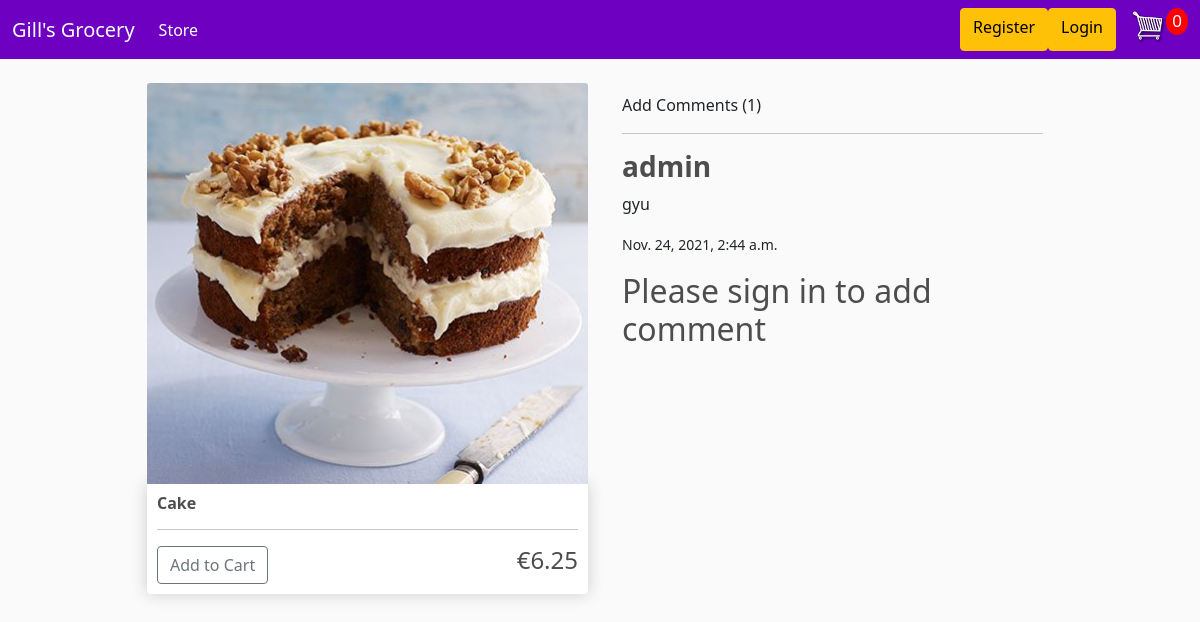
Page /details/2/ on the committed database.
### store/models.py (models this page shows, shortened)
class Product(models.Model):
    name=models.CharField(max_length=200, null=True)
    price=models.DecimalField(max_digits=7, decimal_places=2)
    digital=models.BooleanField(default=False, null=True, blank=False)
    image=models.ImageField(null=True, blank=True)
    @property
    def imageURL(self):
        try:
            url= self.image.url
        except:
            url=''
        return url

class Comment(models.Model):
	product = models.ForeignKey(Product, related_name="comments", on_delete=models.CASCADE)
	commenter= models.CharField(max_length=200, null=True)
	commenter_body= models.TextField()
	date_added= models.DateTimeField(auto_now_add=True)

### store/views.py (the view)
# urls.py: path('details/<int:pk>/', views.details, name="details"),
def details(request, pk):
    data = cartData(request)
    cartItems = data['cartItems']
    product=Product.objects.get(id=pk)
    num_comments = Comment.objects.filter(product=product).count()
    context={'product': product, 'num_comments':num_comments, 'cartItems': cartItems}
    return render(request, 'store/details.html', context)

### store/utils.py (called while the page is built, shortened)
def cookieCart(request):
    try:
        cart=json.loads(request.COOKIES['cart'])
    except:
        cart={}
    print('Cart:', cart)
    items=[]
    order = {'get_cart_total': 0, 'get_cart_items':0, 'shipping': False}
    cartItems= order['get_cart_items']
    return {'cartItems': cartItems, 'order': order, 'items': items}

def cartData(request):
    if request.user.is_authenticated:
        customer = request.user.customer
        order, created = Order.objects.get_or_create(customer=customer, complete=False)
        items= order.orderitem_set.all()
        cartItems = order.get_cart_items
    else:
        cookieData = cookieCart(request)
        cartItems = cookieData['cartItems']
        order = cookieData['order']
        items = cookieData['items']
    return {'cartItems': cartItems, 'order': order, 'items': items}

### store/templates/store/details.html
{% extends 'store/main.html' %}
{% load static %}
{% block content %}
 <br>
 <div class = "container">
     <div class = "row justify-content-center">
    <div class="col-md-5">
            <img  class="card-img-top" src="{{ product.imageURL }}">
            <div class="box-element product">
                <h6> <strong>{{product.name}}</strong> </h6>
                 <hr>
                 <button data-product={{product.id}} data-action="add" class="btn btn-outline-secondary add-btn update-cart">Add to Cart</button>
                 <h4 style="display:inline-block; float: right">€{{product.price|floatformat:2}}</h4>
            </div>
        </div>
        <div class="col-md-5">
            <div style=margin:10px>
                Add Comments ({{num_comments}})
                <br>
                <hr>
                {% if not product.comments.all %}
                    <p>No comments added yet...</p>
                {% else %}
                    {% for comment in product.comments.all %}
                        <h3> <strong> {{ comment.commenter }} </strong> </h3>
                        <p> {{ comment.commenter_body }} </p>
                        <p> <small> {{ comment.date_added }} </small></p>
                    {% endfor %}
                {% endif %}
                    {% if user.is_authenticated %}
                        <p> <a class= "btn btn-primary" href="{% url 'add-comment' product.id %}"> Add Comment</a> </p>
                    {% else %}
                        <h2>Please sign in to add comment </h2>
                    {% endif %}
            </div>
        </div>
        </div>
    </div>
{% endblock content %}

### static/css/main.css (style rules this page uses)
body { background-color: hsl(0, 0%, 98%); }
h1,h2,h3,h4,h5,h6 { color:hsl(0, 0%, 30%); }
.box-element { box-shadow:hsl(0, 0%, 80%) 0 0 16px; background-color: #fff; border-radius: 4px; padding: 10px; }
.product { border-radius: 0 0 4px 4px; }
.btn { border-radius: 10; }

### rows in the picture
Product: imageURL (picture), name "Cake", price "6.25"
Comment: commenter "admin", commenter_body "gyu", date_added "Nov. 24, 2021, 2:44 a.m."

### other values in the picture
{{ cartItems }} "0"
{{ num_comments }} "1"
